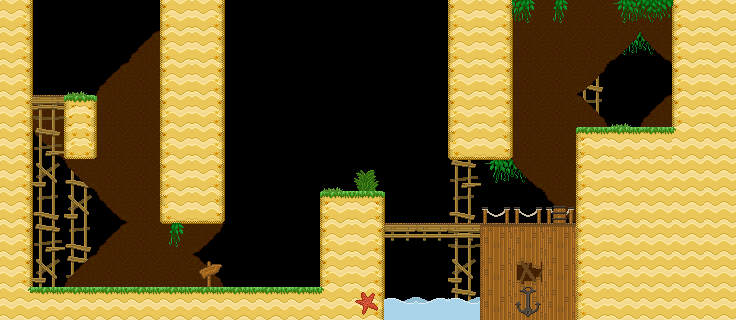

Below is a game level as drawn by its tile map, then a one-line description and the .tmx that defines it (tile-layer data replaced by summaries):
An orthogonal 23x10 tile map with 32x32 px tiles, 4 tile layers (background, main, foreground, hidden), 5 tilesets and 34 objects (19x veggie, 2x beach_bush, start, goal, chest).

<map version="1.0" orientation="orthogonal" renderorder="right-down" width="23" height="10" tilewidth="32" tileheight="32" nextobjectid="49">
 <properties>
  <property name="hints" value="" />
  <property name="time_to_beat" value="60" />
  <property name="tutorial" value="3" />
 </properties>
 <tileset firstgid="1" name="grass_level" tilewidth="32" tileheight="32" tilecount="153" columns="17">
  <image source="../../sprites/tilesets/34tile.png" width="544" height="306" />
 </tileset>
 <tileset firstgid="154" name="34tile_beach_temp" tilewidth="33" tileheight="33" spacing="1" margin="1" tilecount="189" columns="21">
  <image source="../../sprites/tilesets/34tile_beach_temp.png" trans="ff00ff" width="714" height="306" />
 </tileset>
 <tileset firstgid="343" name="object_tilemap_32" tilewidth="32" tileheight="32" tilecount="25" columns="5">
  <image source="../../sprites/tilesets/object_tilemap_32.png" width="160" height="160" />
  <tile id="0">
   <properties>
    <property name="item_no" value="5" />
    <property name="type" value="costume_head" />
   </properties>
  </tile>
  <tile id="1">
   <properties>
    <property name="spawn" value="spawn" />
   </properties>
  </tile>
  <tile id="2">
   <properties>
    <property name="goal" value="goal" />
   </properties>
  </tile>
  <tile id="3">
   <properties>
    <property name="name" value="pig" />
   </properties>
  </tile>
  <tile id="4">
   <properties>
    <property name="direction" value="left" />
    <property name="name" value="walking_enemy" />
   </properties>
  </tile>
 </tileset>
 <tileset firstgid="368" name="object_tilemap_16" tilewidth="16" tileheight="16" tilecount="12" columns="4">
  <image source="../../sprites/tilesets/object_tilemap_16.png" width="64" height="48" />
 </tileset>
 <tileset firstgid="380" name="treetops_big_96" tilewidth="96" tileheight="64" tilecount="2" columns="2">
  <image source="../../sprites/objects/scenery/treetops_big_96.png" trans="ff00ff" width="192" height="64" />
 </tileset>
 <layer name="background" width="23" height="10">
  <properties>
   <property name="background" value="background" />
  </properties>
  <data>[230 cells, 55 non-empty, 12 distinct tile ids]</data>
 </layer>
 <layer name="main" width="23" height="10">
  <data>[230 cells, 122 non-empty, 32 distinct tile ids]</data>
 </layer>
 <layer name="foreground" width="23" height="10">
  <properties>
   <property name="foreground" value="foreground" />
  </properties>
  <data>[230 cells, 10 non-empty, 8 distinct tile ids]</data>
 </layer>
 <layer name="hidden" width="23" height="10">
  <data>[230 cells, 4 non-empty, 2 distinct tile ids]</data>
 </layer>
 <objectgroup color="#e70000" name="hard-blocks" />
 <objectgroup color="#0055ff" name="soft-blocks">
  <object id="1" x="32" y="96" width="32" height="32" />
 </objectgroup>
 <objectgroup name="objects-32px">
  <object id="2" name="start" gid="344" x="160" y="288" width="32" height="32">
   <properties>
    <property name="direction" value="right" />
    <property name="health" value="100" />
   </properties>
  </object>
  <object id="3" name="goal" gid="345" x="608" y="96" width="32" height="32" />
  <object id="4" name="chest" gid="343" x="32" y="96" width="32" height="32">
   <properties>
    <property name="item_no" value="6" />
    <property name="type" value="costume_head" />
   </properties>
  </object>
  <object id="5" name="beach_bush" gid="367" x="224" y="288" width="32" height="32" />
  <object id="6" name="beach_bush" gid="367" x="256" y="288" width="32" height="32">
   <properties>
    <property name="position" value="front" />
   </properties>
  </object>
 </objectgroup>
 <objectgroup name="objects-16px">
  <object id="7" name="veggie" gid="379" x="136" y="104" width="16" height="16" />
  <object id="10" name="veggie" gid="379" x="136" y="216" width="16" height="16" />
  <object id="12" name="veggie" gid="379" x="72" y="88" width="16" height="16" />
  <object id="15" name="veggie" gid="379" x="104" y="152" width="16" height="16" />
  <object id="16" name="veggie" gid="379" x="104" y="72" width="16" height="16" />
  <object id="17" name="veggie" gid="379" x="296" y="224" width="16" height="16" />
  <object id="18" name="veggie" gid="379" x="232" y="168" width="16" height="16" />
  <object id="19" name="veggie" gid="379" x="264" y="152" width="16" height="16" />
  <object id="20" name="veggie" gid="379" x="296" y="144" width="16" height="16" />
  <object id="21" name="veggie" gid="379" x="328" y="184" width="16" height="16" />
  <object id="22" name="veggie" gid="379" x="360" y="184" width="16" height="16" />
  <object id="24" name="veggie" gid="379" x="408" y="200" width="16" height="16" />
  <object id="26" name="veggie" gid="379" x="448" y="216" width="16" height="16" />
  <object id="28" name="veggie" gid="379" x="520" y="200" width="16" height="16" />
  <object id="29" name="veggie" gid="379" x="264" y="240" width="16" height="16" />
  <object id="31" name="veggie" gid="379" x="232" y="264" width="16" height="16" />
  <object id="35" name="veggie" gid="379" x="552" y="176" width="16" height="16" />
  <object id="36" name="veggie" gid="379" x="520" y="112" width="16" height="16" />
  <object id="37" name="veggie" gid="379" x="552" y="96" width="16" height="16" />
 </objectgroup>
 <objectgroup name="treetop_big" />
 <objectgroup color="#33a42d" name="sand-blocks">
  <object id="40" x="32" y="288" width="480" height="32" />
  <object id="41" x="320" y="192" width="64" height="96" />
  <object id="42" x="160" y="32" width="64" height="192" />
  <object id="43" x="0" y="0" width="32" height="320" />
  <object id="44" x="672" y="0" width="64" height="320" />
  <object id="45" x="576" y="128" width="96" height="192" />
  <object id="46" x="448" y="0" width="64" height="160" />
  <object id="47" x="384" y="224" width="192" height="64" />
  <object id="48" x="64" y="96" width="32" height="64" />
 </objectgroup>
</map>
